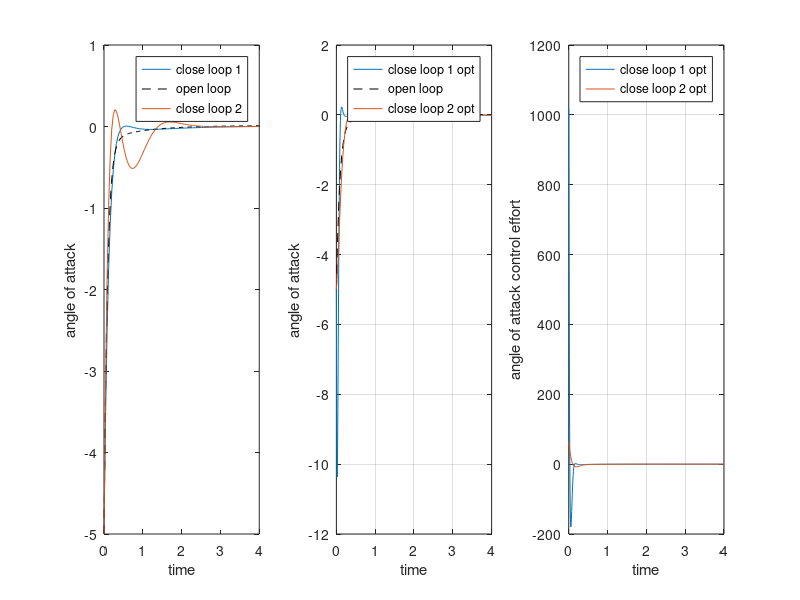

Write the MATLAB code that produced this figure.
A = [-0.600896 251.751 0 -9.815; -0.0240377 -11.9318 0.454904 0; 0.00245226 -0.616477 -0.70952 0; 0 0 1 0];
B = [0;-0.6951;-1.9374; 0];
C = [1 0 0 0; 0 1 0 0; 0 0 1 0; 0 0 0 1];
D = [0];
sys = ss(A,B,C,D);
tft = tf(sys);
tf1 = tft(1);
tf2 = tft(2);
tf3 = tft(3);
tf4 = tft(4);
Pd = [-0.5, -0.501, -6, -6.01];
k = place(A, B, Pd);
Pd2 = [-3+3*j, -3.01-3*j, -4+1*j, -4.01-1*j];
k2 = place(A, B, Pd2);
C_edit = [0 1 0 0];
Ac = A - B*k;
Ac2 = A - B * k2;
cl_sys = ss(Ac, B, C_edit, D);
cl2_sys = ss(Ac2, B, C_edit, D);
ol_sys = ss(A, B, C_edit, D);
xx0 = [200;-5;0;0];
[yy1, tt1, xx1] = initial(cl_sys, xx0, 4);
[yy2, tt2, xx2] = initial(ol_sys, xx0, 4);
[yy3, tt3, xx3] = initial(cl2_sys, xx0, 4);
subplot(131)
plot(tt1, yy1, tt2, yy2, 'k--', tt3, yy3);
xlabel('time');
ylabel('angle of attack');
legend('close loop 1', 'open loop', 'close loop 2');
sys_control = ss(A - B * k, B, C_edit, D);
Q = 100*eye(4);
R = 1;
k_opt = lqr(A, B, Q, R);
clo_sys = ss(A - B * k_opt, B, C_edit, D);
Q2 = eye(4);
k2_opt = lqr(A, B, Q2, R);
clo2_sys = ss(A - B * k2_opt, B, C_edit, D);
[yy1o, tt1o, xx1o] = initial(clo_sys, xx0, 4); u1o = -k_opt * xx1o';
[yy2o, tt2o, xx2o] = initial(ol_sys, xx0, 4);   
[yy3o, tt3o, xx3o] = initial(clo2_sys, xx0, 4); u2o = -k2_opt * xx3o';
subplot(132)
plot(tt1o, yy1o, tt2o, yy2o, 'k--', tt3o, yy3o); grid;
xlabel('time');
ylabel('angle of attack');
legend('close loop 1 opt', 'open loop', 'close loop 2 opt');
subplot(133)
plot(tt1o, u1o,  tt3o, u2o); grid;
xlabel('time');
ylabel('angle of attack control effort');
legend('close loop 1 opt', 'close loop 2 opt');